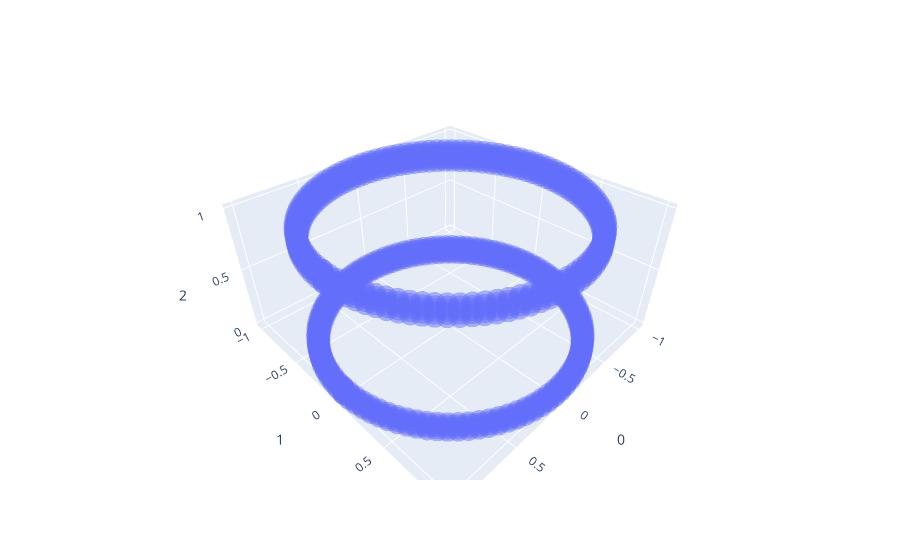

Notebook cell for this chart:
### Markdown cell above
### Other

### Code cell
import plotly.express as px
cyl_points = map_to_cylinder(points)
fig = px.scatter_3d(cyl_points, x=0, y=1, z=2, opacity=0.5)
fig.show()

### Figure 1 — Plotly figure (JSON) as saved in the notebook; plotly's stock layout.template omitted (floating-point values rounded to 4 significant figures; data arrays with more than 128 entries replaced by an {"elided": "..."} marker saying what was removed)
{"data": [{"hovertemplate": "0=%{x}<br>1=%{y}<br>2=%{z}<extra></extra>", "legendgroup": "", "marker": {"color": "#636efa", "opacity": 0.5, "symbol": "circle"}, "mode": "markers", "name": "", "scene": "scene", "showlegend": false, "type": "scatter3d", "x": {"elided": "891 float values"}, "y": {"elided": "891 float values"}, "z": {"elided": "891 float values"}}], "layout": {"legend": {"tracegroupgap": 0}, "margin": {"t": 60}, "scene": {"domain": {"x": [0, 1], "y": [0, 1]}, "xaxis": {"title": {"text": "0"}}, "yaxis": {"title": {"text": "1"}}, "zaxis": {"title": {"text": "2"}}}}}
